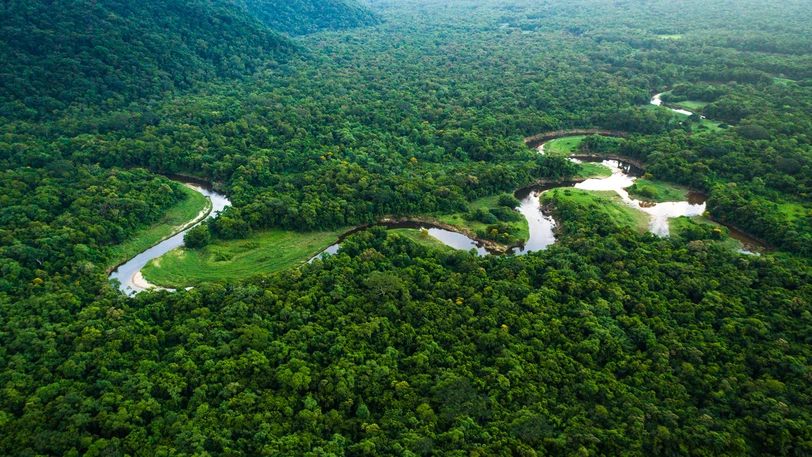
#> input picture images/1.jpeg, 812 x 457 px
$ jupyter execute thresholing.ipynb
#> lines starting #> are read from the running program, lines starting #| are printed output that depends on the picture
[cell 1]
import numpy as np
import cv2 as cv

[cell 2]
img = cv.imread('images/1.jpeg',1)
#> img is the input picture: shape (457, 812, 3); mean B, G, R 56.3, 86.4, 48.8

[cell 3]
cv.imshow('img',img)
cv.waitKey(0)
cv.destroyAllWindows()

[cell 4]
temp,thr = cv.threshold(img,127,255,cv.THRESH_BINARY)
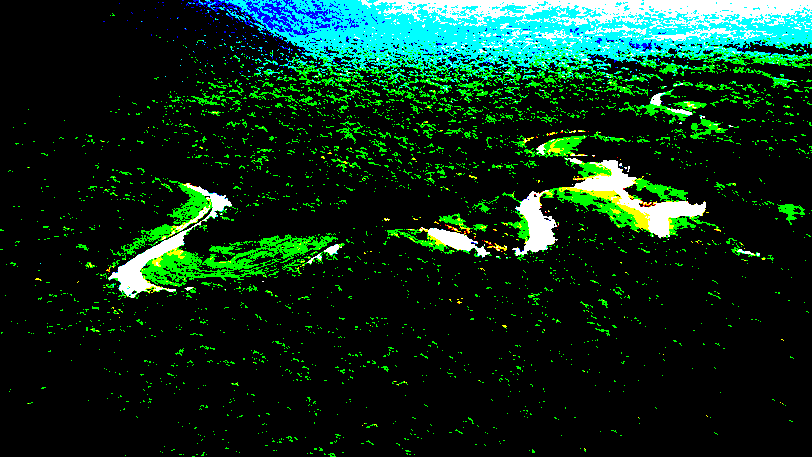
#> thr: shape (457, 812, 3); mean B, G, R 27.6, 44.7, 12.8


$ run again, with images/2.jpeg copied over images/1.jpeg
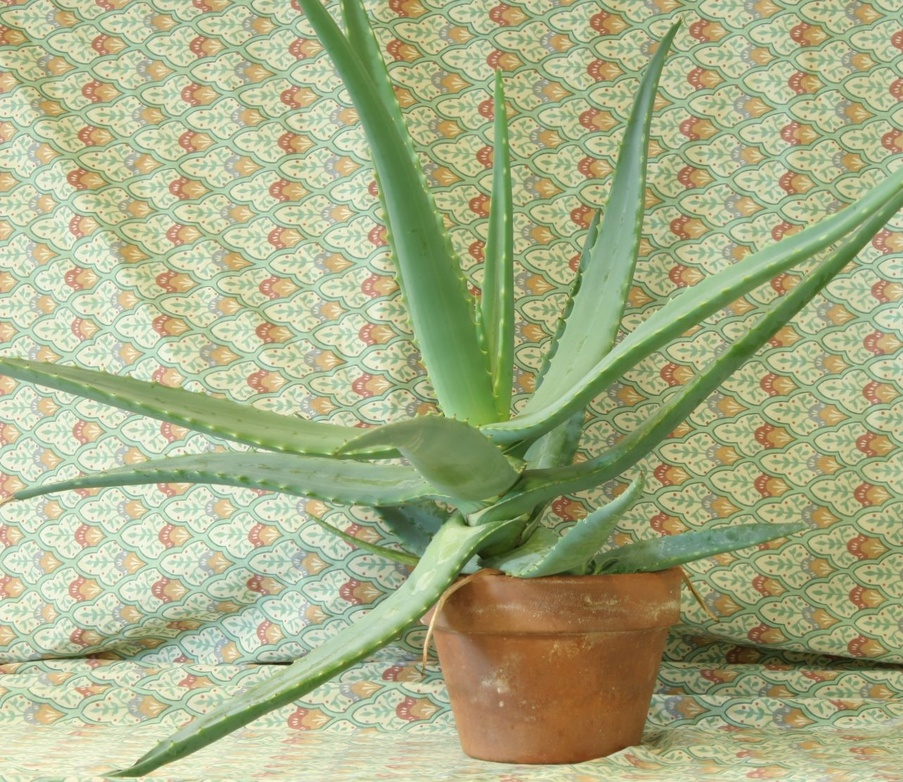
#> input picture images/2.jpeg, 903 x 782 px, shrunk from 1282 x 1110 before the run
#> img is the input picture: shape (782, 903, 3); mean B, G, R 134.2, 174.2, 168
#> `temp,thr = cv.threshold(img,127,255,cv.THRESH_BINARY)`:
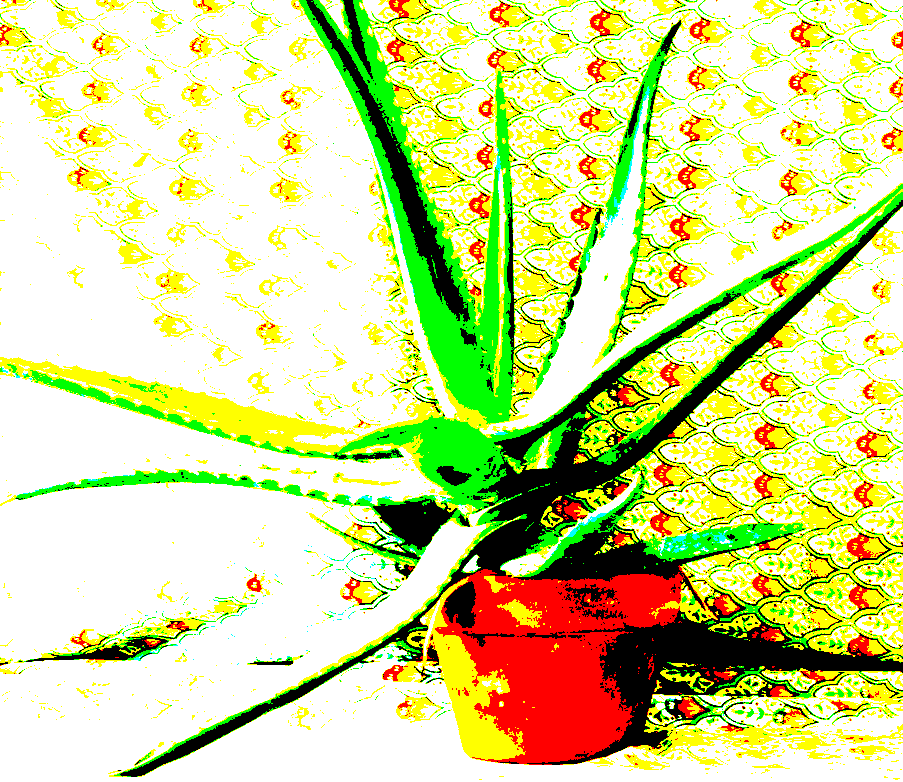
#> thr: shape (782, 903, 3); mean B, G, R 149.1, 218.4, 210.3
